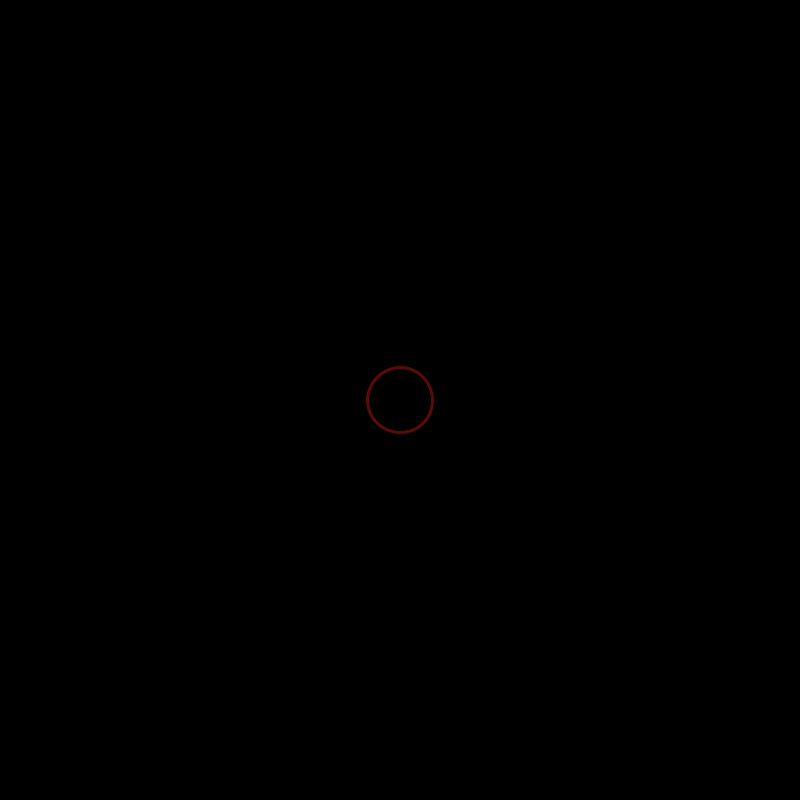
Frame 1 (no input)
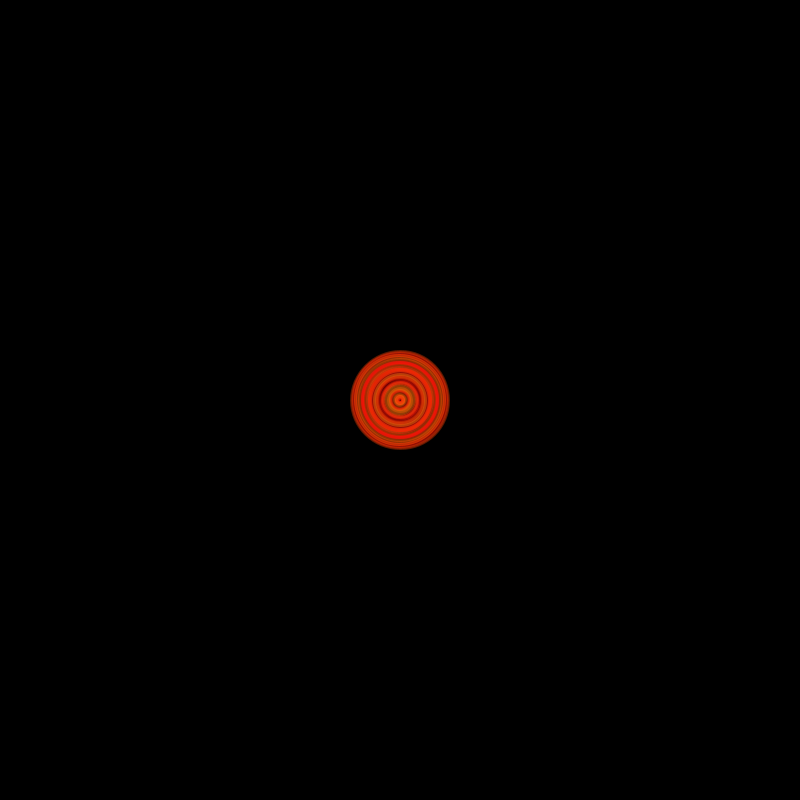
Frame 60 (the mouse pressed at the canvas centre just before this capture)
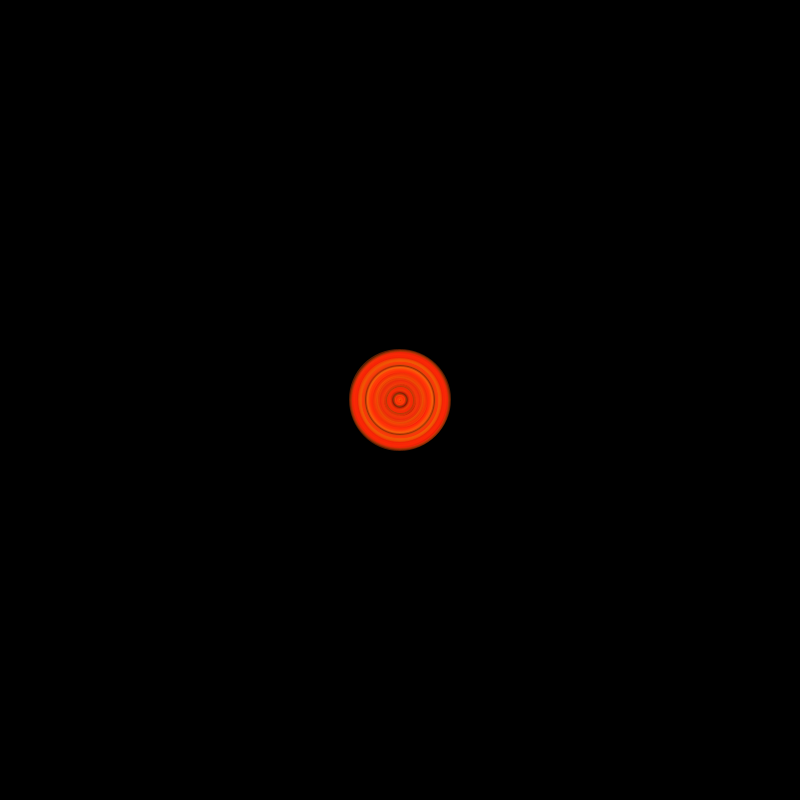
Frame 120 (the mouse held since frame 60 and released just before this capture)

The Processing sketch that drew these frames (run headless with seeded random() and noise(); from frame 60 on, the mouse is pressed at the canvas centre):

// Processing sketch: processing_84688
// ── processing_84688.pde

// sample code
void setup() {
// set window size
size(800,800);
//size(displayWidth, displayHeight);
// styling
smooth();
background(0);
// start in center
mouseX=width/2; mouseY=height/2;
}
void draw() {
// random radius
float r = random(100);
// random color
//fill(random(255),random(255),random(255));
//fill(random(190),109,250,70);
noFill();
stroke(255,random(130),random(13),90);
strokeWeight(3);
// draw ellipse
ellipse(mouseX, mouseY, r, r);
}
